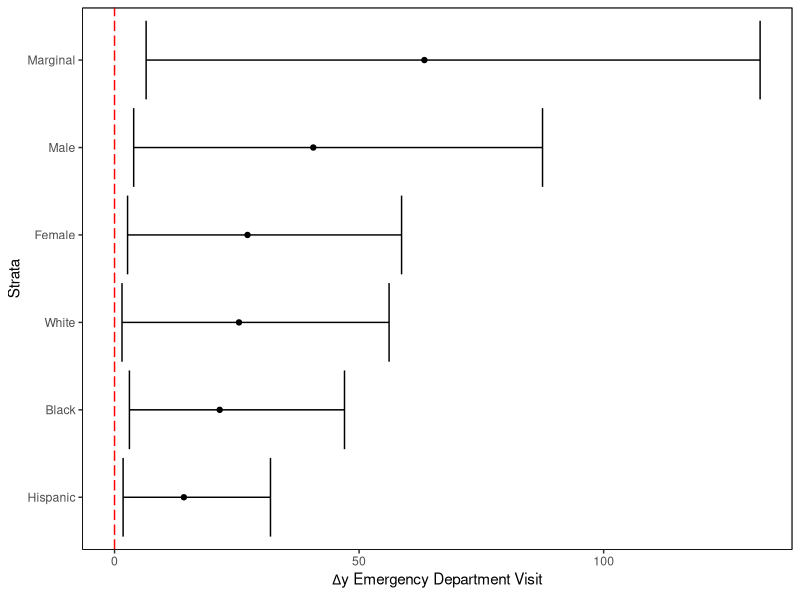
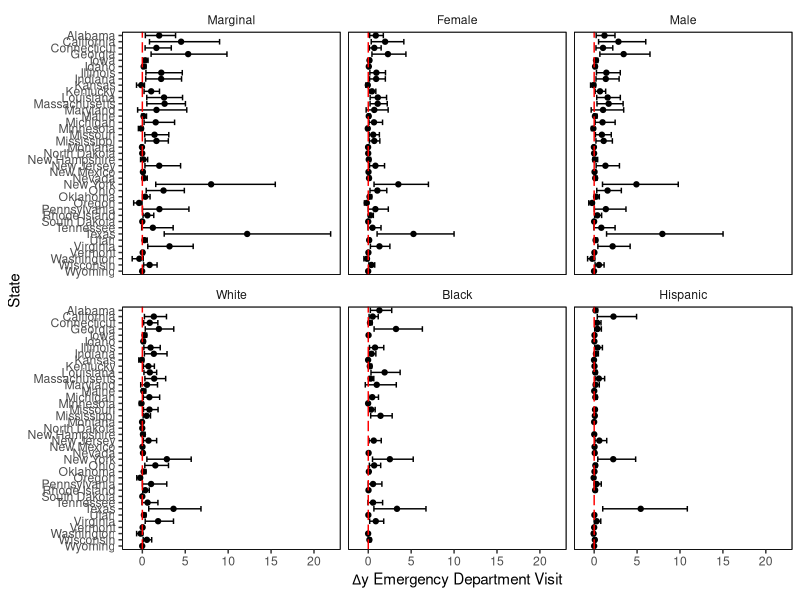
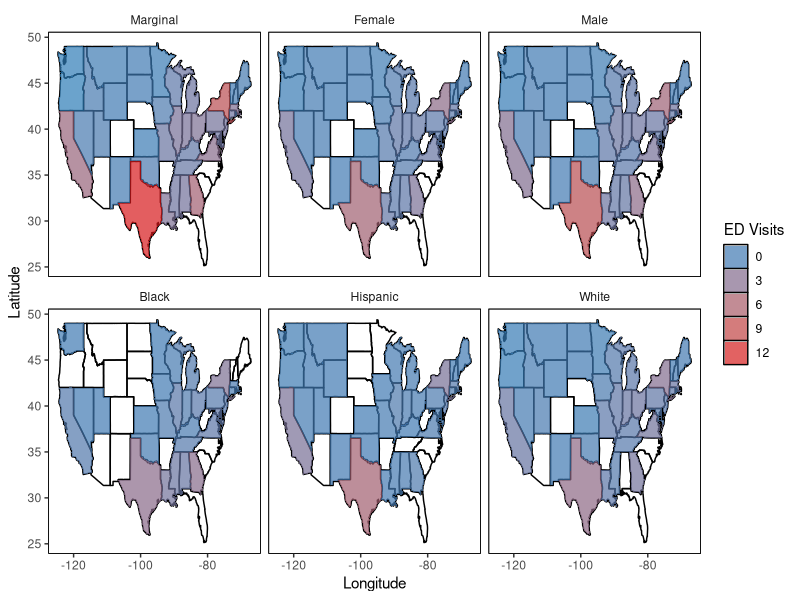
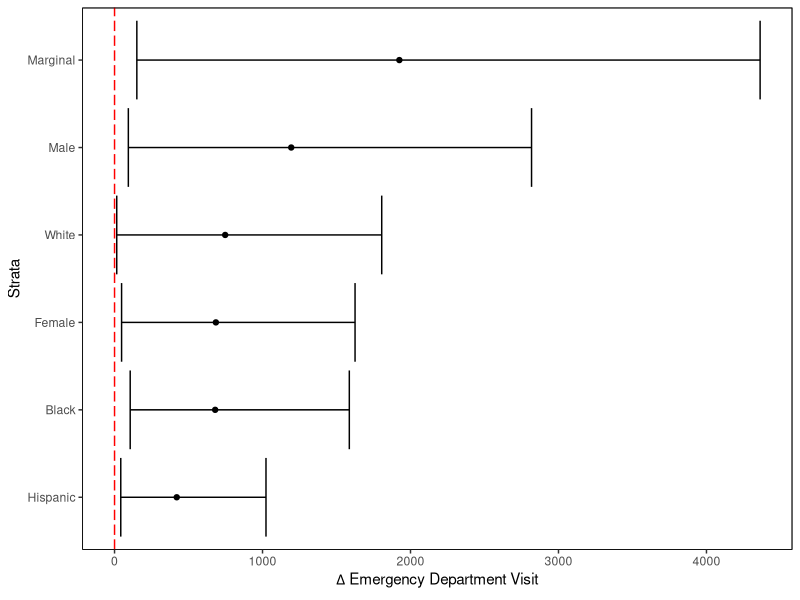
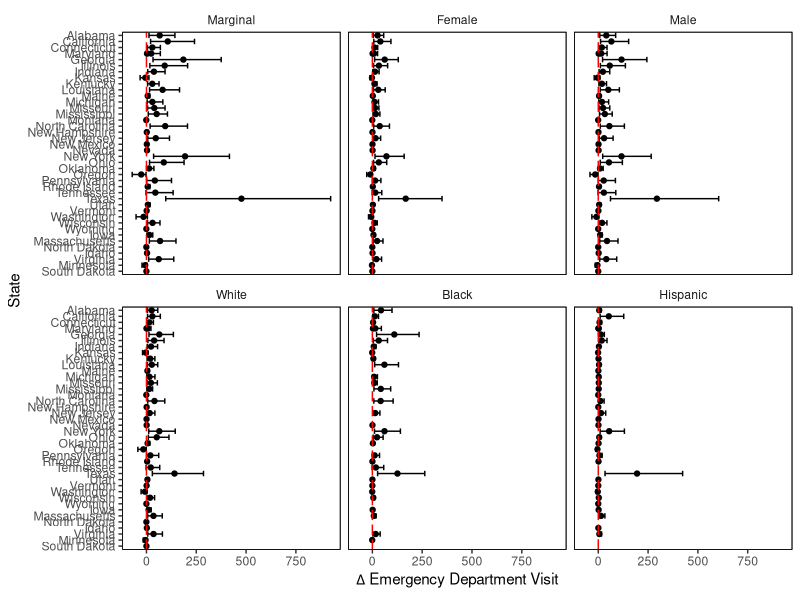
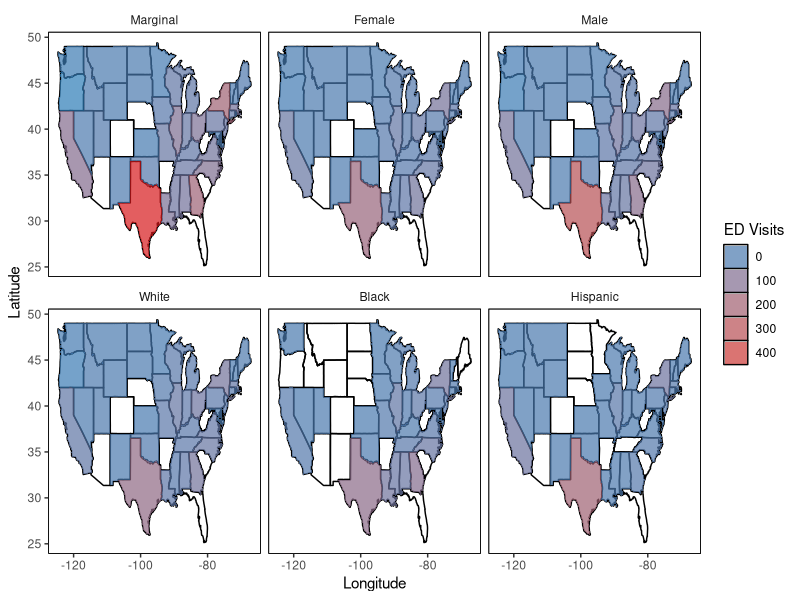
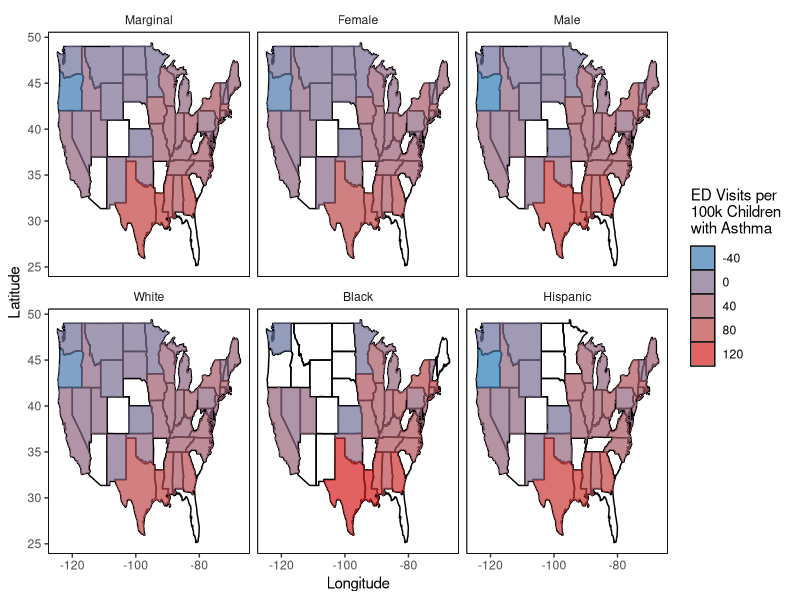

Source code (R) for these figures, in order:
## ---- chunk 1
library(tidyverse)
#library(ggmap)
## ---- chunk 2
daily_df <- read_csv("./data/mc_estimates/mc_daily.csv")
period_df <- read_csv("./data/mc_estimates/mc_period.csv")
prop_df <- read_csv("./data/mc_estimates/mc_prop_100k.csv")
## ---- chunk 3

# Daily estimates -----
# create a dataframe with all strata estimates and bind rows for 
# small multiples plot
daily_df2 <- daily_df %>% 
  filter(state == "state_sum") %>% 
  select(group, median, lower_bound, upper_bound)

# table ----
knitr::kable(daily_df2, caption = paste0("Table 1: Estimated average daily ED visit burden",
  " that may be due to wildfire-generated ozone"))

# preserve order of group
daily_df2$group <- reorder(daily_df2$group, daily_df2$median)

# plot ----
daily_us_plot <- ggplot(daily_df2, aes(x = group, y = median)) +
  geom_point() +
  geom_errorbar(aes(ymin = lower_bound, ymax = upper_bound)) +
  geom_hline(yintercept = 0, linetype = 'longdash', color = 'red') +
  xlab("Strata") +
  ylab(expression(paste(Delta, "y Emergency Department Visit"))) +
  coord_flip() +
  theme(panel.background = element_rect(fill = 'white', colour = 'black'),
    panel.grid.major = element_blank(),
    panel.grid.minor = element_blank(),
    # strip element
    strip.background = element_rect(colour=NA, fill=NA),
    panel.border = element_rect(fill = NA, color = "black"))

daily_us_plot

## ---- chunk 4

# Daily estimates -----
# create a dataframe with all strata estimates and bind rows for 
# small multiples plot
daily_df2 <- daily_df %>% 
  filter(state != "state_sum") %>% 
  mutate(state = gsub("(^|[[:space:]])([[:alpha:]])", "\\1\\U\\2", 
                      state, perl=TRUE))

# reorder state name to be descending
daily_df2$state <- factor(daily_df2$state, 
  levels = rev(unique(as.character(daily_df2$state))))
# preserve order of group
daily_df2$group <- factor(daily_df2$group, 
  levels = unique(as.character(daily_df2$group)))

# small multiples plot
daily_plot <- ggplot(daily_df2, aes(x = state, y = median)) +
  geom_point() +
  geom_errorbar(aes(ymin = lower_bound, ymax = upper_bound)) +
  geom_hline(yintercept = 0, linetype = 'longdash', color = 'red') +
  xlab("State") +
  ylab(expression(paste(Delta, "y Emergency Department Visit"))) +
  coord_flip() +
  facet_wrap(~group) +
  theme(panel.background = element_rect(fill = 'white', colour = 'black'),
    panel.grid.major = element_blank(),
    panel.grid.minor = element_blank(),
    # strip element
    strip.background = element_rect(colour=NA, fill=NA),
    panel.border = element_rect(fill = NA, color = "black"))

daily_plot

## ---- chunk 5
# I need to create a similar dataframe for small multiples as before, but I
# need to preserve the lowercase state names to merge
# small multiples plot
daily_df_map <- daily_df2 %>% 
  # I don't want group as there is a group in spatial map
  rename(strata = group) %>% 
    mutate(state = gsub("(^|[[:space:]])([[:alpha:]])", "\\1\\L\\2", 
                      state, perl=TRUE))

# create maps using ggplot2 ----
state_map_df <- map_data("state")

# merge median values to statemap
state_vals_map_df <- state_map_df %>% 
  full_join(daily_df_map, by = c("region" = "state")) %>% 
  mutate(missing = ifelse(is.na(median), 1, NA)) %>% 
  filter(!is.na(strata))

# preserve order of strata (groups)
state_vals_map_df$strata <- factor(state_vals_map_df$strata, 
  levels = unique(as.character(state_vals_map_df$strata)))

daily_map <- ggplot(state_map_df, aes(x = long, y = lat, group=group)) +
  # outline of states
  geom_path() +
  # fill with median value of delta y
  geom_polygon(data = state_vals_map_df, aes(fill = median), alpha = 0.7) +
  scale_fill_gradient(expression("ED Visits"), low = '#2c7bb6', high = '#d7191c', 
                      guide = guide_legend(title.position = "top", order = 1)) +
  xlab("Longitude") +
  ylab("Latitude") +
  facet_wrap(~strata) + 
  theme(panel.background = element_rect(fill = 'white', colour = 'black'),
    panel.grid.major = element_blank(),
    panel.grid.minor = element_blank(),
    # strip element
    strip.background = element_rect(colour=NA, fill=NA),
    panel.border = element_rect(fill = NA, color = "black"))

daily_map

## ---- chunk 6

# Period estimates -----
# create a dataframe with all strata estimates and bind rows for 
# small multiples plot
period_df2 <- period_df %>% 
  filter(state == "state_sum") %>% 
  select(group, median,lower_bound, upper_bound)

# table ----
knitr::kable(period_df2, caption = paste0("Table 2: Estimated period ED visit burden",
  " that may be due to wildfire-generated ozone"))

# preserve order of group
period_df2$group <- reorder(period_df2$group, period_df2$median)

# plot ----
period_us_plot <- ggplot(period_df2, aes(x = group, y = median)) +
  geom_point() +
  geom_errorbar(aes(ymin = lower_bound, ymax = upper_bound)) +
  geom_hline(yintercept = 0, linetype = 'longdash', color = 'red') +
  xlab("Strata") +
  ylab(expression(paste(Delta, " Emergency Department Visit"))) +
  coord_flip() +
  theme(panel.background = element_rect(fill = 'white', colour = 'black'),
    panel.grid.major = element_blank(),
    panel.grid.minor = element_blank(),
    # strip element
    strip.background = element_rect(colour=NA, fill=NA),
    panel.border = element_rect(fill = NA, color = "black"))

period_us_plot

## ---- chunk 7
# Period estimates ----
# small multiples plot
period_df2 <- period_df %>% 
  filter(state != "state_sum") %>% 
   # capitalize first letter of each state
  mutate(state = gsub("(^|[[:space:]])([[:alpha:]])", "\\1\\U\\2", 
                      state, perl=TRUE))

# reorder state name to be descending
period_df2$state <- factor(period_df2$state, 
  levels = rev(unique(as.character(period_df2$state))))
# preserve order of group
period_df2$group <- factor(period_df2$group, 
  levels = unique(as.character(period_df2$group)))

# plot
period_plot <- ggplot(period_df2, aes(x = state, y = median)) +
  geom_point() +
  geom_errorbar(aes(ymin = lower_bound, ymax = upper_bound)) +
  geom_hline(yintercept = 0, linetype = 'longdash', color = 'red') +
  xlab("State") +
  ylab(expression(paste(Delta, " Emergency Department Visit"))) +
  coord_flip() +
  facet_wrap(~group) +
  theme(panel.background = element_rect(fill = 'white', colour = 'black'),
    panel.grid.major = element_blank(),
    panel.grid.minor = element_blank(),
    # strip element
    strip.background = element_rect(colour=NA, fill=NA),
    panel.border = element_rect(fill = NA, color = "black"))

period_plot

## ---- chunk 8
# I need to create a similar dataframe for small multiples as before, but I
# need to preserve the lowercase state names to merge
# small multiples plot
period_df_map <- period_df2 %>% 
  rename(strata = group) %>% 
    mutate(state = gsub("(^|[[:space:]])([[:alpha:]])", "\\1\\L\\2", 
                      state, perl=TRUE))

# create maps using ggplot2 ----
state_map_df <- map_data("state")

# merge median values to statemap
state_vals_map_df <- state_map_df %>% 
  full_join(period_df_map, by = c("region" = "state")) %>% 
  mutate(missing = ifelse(is.na(median), 1, NA)) %>% 
  filter(!is.na(strata))

# preserve order of strata (groups)
state_vals_map_df$strata <- factor(state_vals_map_df$strata, 
  levels = unique(as.character(state_vals_map_df$strata)))

period_map <- ggplot(state_map_df, aes(x = long, y = lat, group=group)) +
  # outline of states
  geom_path() +
  # fill with median value of delta y
  geom_polygon(data = state_vals_map_df, aes(fill = median), alpha = 0.7) +
  scale_fill_gradient(expression("ED Visits"), low = '#2c7bb6', high = '#d7191c', 
                      guide = guide_legend(title.position = "top", order = 1)) +
  xlab("Longitude") +
  ylab("Latitude") +
  facet_wrap(~strata) + 
  theme(panel.background = element_rect(fill = 'white', colour = 'black'),
    panel.grid.major = element_blank(),
    panel.grid.minor = element_blank(),
    # strip element
    strip.background = element_rect(colour=NA, fill=NA),
    panel.border = element_rect(fill = NA, color = "black"))

period_map

## ---- chunk 9

prop_df2 <- prop_df %>% 
  filter(state == "state_sum") %>% 
  select(group, median, lower_bound, upper_bound, median_100k, lower_bound_100k,
         upper_bound_100k)

# table ----
knitr::kable(prop_df2, caption = paste0("Table 3: Estimated ED visit per 100k children",
  " that may be due to wildfire-generated ozone"))
## ---- chunk 10
# I need to create a similar dataframe for small multiples as before, but I
# need to preserve the lowercase state names to merge
# small multiples plot
prop_df_map <- prop_df %>% 
  filter(state != "state_sum") %>% 
  # I don't want group as there is a group in spatial map
  rename(strata = group) 

# create maps using ggplot2 ----
state_map_df <- map_data("state")

# merge median values to statemap
state_vals_map_df <- state_map_df %>% 
  full_join(prop_df_map, by = c("region" = "state")) %>% 
  mutate(missing = ifelse(is.na(median), 1, NA)) %>% 
  filter(!is.na(strata))

# preserve order of strata (groups)
state_vals_map_df$strata <- factor(state_vals_map_df$strata, 
  levels = unique(as.character(state_vals_map_df$strata)))

prop_map <- ggplot(state_map_df, aes(x = long, y = lat, group=group)) +
  # outline of states
  geom_path() +
  # fill with median value of delta y
  geom_polygon(data = state_vals_map_df, aes(fill = median_100k), alpha = 0.7) +
  scale_fill_gradient(expression("ED Visits per \n100k Children \nwith Asthma"), 
                      low = '#2c7bb6', high = '#d7191c', 
                      guide = guide_legend(title.position = "top", order = 1)) +
  xlab("Longitude") +
  ylab("Latitude") +
  facet_wrap(~strata) + 
  theme(panel.background = element_rect(fill = 'white', colour = 'black'),
    panel.grid.major = element_blank(),
    panel.grid.minor = element_blank(),
    # strip element
    strip.background = element_rect(colour=NA, fill=NA),
    panel.border = element_rect(fill = NA, color = "black"))

prop_map

